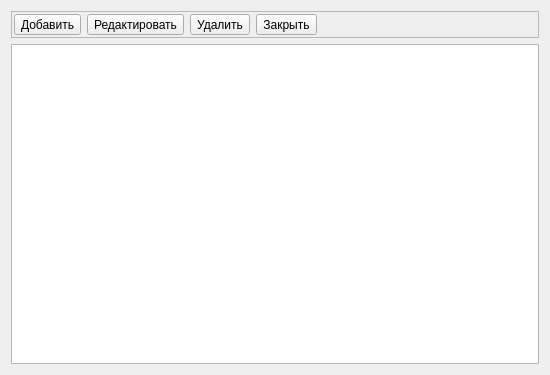
<?xml version="1.0" encoding="UTF-8"?>
<ui version="4.0">
 <class>Dialog</class>
 <widget class="QDialog" name="Dialog">
  <property name="geometry">
   <rect>
    <x>0</x>
    <y>0</y>
    <width>550</width>
    <height>375</height>
   </rect>
  </property>
  <property name="windowTitle">
   <string>Dialog</string>
  </property>
  <layout class="QVBoxLayout" name="verticalLayout">
   <item>
    <widget class="QFrame" name="frame">
     <property name="frameShape">
      <enum>QFrame::StyledPanel</enum>
     </property>
     <property name="frameShadow">
      <enum>QFrame::Sunken</enum>
     </property>
     <layout class="QHBoxLayout" name="horizontalLayout">
      <property name="leftMargin">
       <number>2</number>
      </property>
      <property name="topMargin">
       <number>2</number>
      </property>
      <property name="rightMargin">
       <number>2</number>
      </property>
      <property name="bottomMargin">
       <number>2</number>
      </property>
      <item>
       <widget class="QToolButton" name="QButtonAdd">
        <property name="toolTip">
         <string>Добавить событие</string>
        </property>
        <property name="text">
         <string>Добавить</string>
        </property>
        <property name="icon">
         <iconset>
          <normaloff>list-add.png</normaloff>list-add.png</iconset>
        </property>
        <property name="iconSize">
         <size>
          <width>22</width>
          <height>22</height>
         </size>
        </property>
       </widget>
      </item>
      <item>
       <widget class="QToolButton" name="QButtonEdit">
        <property name="toolTip">
         <string>Редактировать событие</string>
        </property>
        <property name="text">
         <string>Редактировать</string>
        </property>
        <property name="icon">
         <iconset>
          <normaloff>accessories-text-editor.png</normaloff>accessories-text-editor.png</iconset>
        </property>
        <property name="iconSize">
         <size>
          <width>22</width>
          <height>22</height>
         </size>
        </property>
       </widget>
      </item>
      <item>
       <widget class="QToolButton" name="QButtonDelete">
        <property name="toolTip">
         <string>Удалить событие</string>
        </property>
        <property name="text">
         <string>Удалить</string>
        </property>
        <property name="icon">
         <iconset>
          <normaloff>kt-remove.png</normaloff>kt-remove.png</iconset>
        </property>
        <property name="iconSize">
         <size>
          <width>22</width>
          <height>22</height>
         </size>
        </property>
       </widget>
      </item>
      <item>
       <widget class="QToolButton" name="QButtonClose">
        <property name="toolTip">
         <string>Закрыть окно</string>
        </property>
        <property name="text">
         <string>Закрыть</string>
        </property>
        <property name="icon">
         <iconset>
          <normaloff>system-log-out.png</normaloff>system-log-out.png</iconset>
        </property>
        <property name="iconSize">
         <size>
          <width>22</width>
          <height>22</height>
         </size>
        </property>
       </widget>
      </item>
      <item>
       <spacer name="horizontalSpacer">
        <property name="orientation">
         <enum>Qt::Horizontal</enum>
        </property>
        <property name="sizeHint" stdset="0">
         <size>
          <width>40</width>
          <height>20</height>
         </size>
        </property>
       </spacer>
      </item>
     </layout>
    </widget>
   </item>
   <item>
    <widget class="QListWidget" name="listWidget"/>
   </item>
  </layout>
 </widget>
 <resources/>
 <connections>
  <connection>
   <sender>QButtonClose</sender>
   <signal>clicked(bool)</signal>
   <receiver>Dialog</receiver>
   <slot>close()</slot>
   <hints>
    <hint type="sourcelabel">
     <x>124</x>
     <y>29</y>
    </hint>
    <hint type="destinationlabel">
     <x>207</x>
     <y>-3</y>
    </hint>
   </hints>
  </connection>
 </connections>
</ui>
